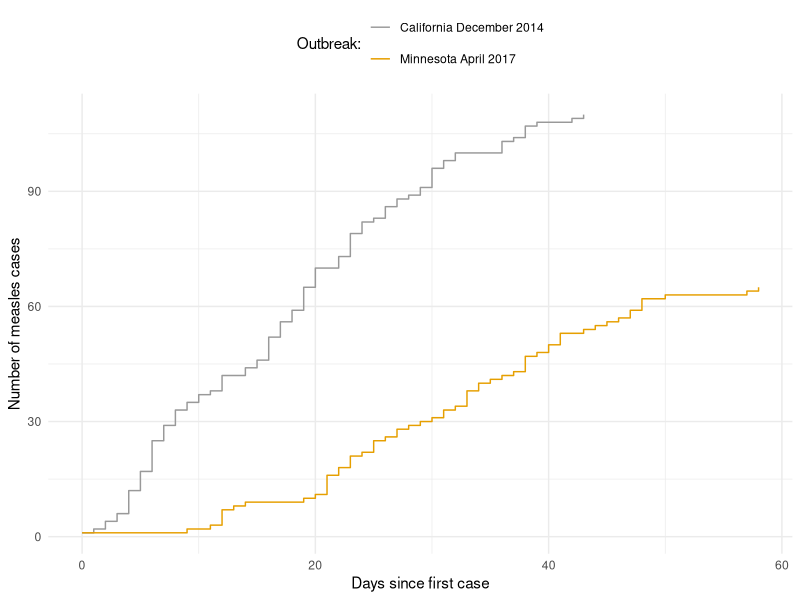
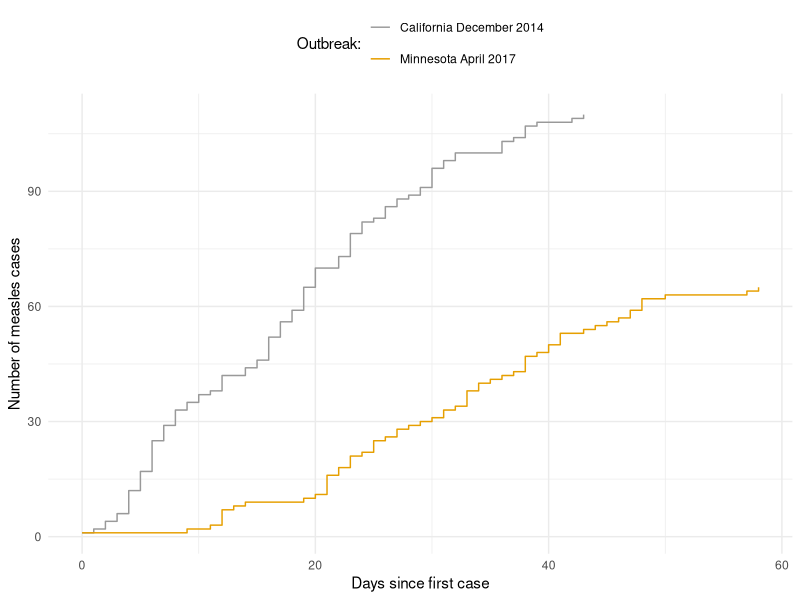

Source code (R) for these figures, in order:
## ---- chunk 1
knitr::opts_chunk$set(echo = TRUE)

library(tidyverse)

## ---- chunk 2

outs <- list()

outs$mn2017 <- 
tribble(~month, ~day, ~onsets,
        3, 30, 1,
        4, 8, 1,
        4, 10, 1,
        4, 11, 4,
        4, 12, 1,
        4, 13, 1,
        4, 18, 1,
        4, 19, 1,
        4, 20, 5,
        4, 21, 2,
        4, 22, 3,
        4, 23, 1,
        4, 24, 3,
        4, 25, 1,
        4, 26, 2,
        4, 27, 1, 
        4, 28, 1,
        4, 29, 1,
        4, 30, 2,
        5, 1, 1,
        5, 2, 4,
        5, 3, 2,
        5, 4, 1,
        5, 5, 1, 
        5, 6, 1,
        5, 7, 4,
        5, 8, 1,
        5, 9, 2,
        5, 10, 3,
        5, 12, 1, 
        5, 13, 1,
        5, 14, 1,
        5, 15, 1,
        5, 16, 2,
        5, 17, 3, 
        5, 19, 1,
        5, 26, 1, 
        5, 27, 1) %>%
  mutate(year = 2017)

outs$ca2014 <- 
  tribble(~month, ~day, ~year, ~onsets,
          12, 27, 2014, 1,
          12, 28, 2014, 1,
          12, 29, 2014, 2,
          12, 30, 2014, 2,
          12, 31, 2014, 6,
          1, 1, 2015, 5,
          1, 2, 2015, 8,
          1, 3, 2015, 4,
          1, 4, 2015, 4,
          1, 5, 2015, 2,
          1, 6, 2015, 2,
          1, 7, 2015, 1,
          1, 8, 2015, 4,
          1, 9, 2015, 0,
          1, 10, 2015, 2,
          1, 11, 2015, 2,
          1, 12, 2015, 6,
          1, 13, 2015, 4,
          1, 14, 2015, 3,
          1, 15, 2015, 6,
          1, 16, 2015, 5,
          1, 17, 2015, 0,
          1, 18, 2015, 3,
          1, 19, 2015, 6,
          1, 20, 2015, 3,
          1, 21, 2015, 1,
          1, 22, 2015, 3,
          1, 23, 2015, 2, 
          1, 24, 2015, 1,
          1, 25, 2015, 2,
          1, 26, 2015, 5,
          1, 27, 2015, 2,
          1, 28, 2015, 2,
          2, 1, 2015, 3,
          2, 2, 2015, 1,
          2, 3, 2015, 3,
          2, 4, 2015, 1,
          2, 7, 2015, 1,
          2, 8, 2015, 1) 

odf <- bind_rows(outs, .id="outbreak")

## ---- chunk 3

linear_model <- function(df){
  data <- df[1:which.max(df$totcases), ]
  stats::lm(totcases ~ obtime, data = data)
}

react_stat <- function(mod){
  coef(mod)["obtime"]
}

max_amp <- function(df){
  max(df$totcases)
}

rdf <- odf %>% 
  group_by(outbreak) %>% 
  mutate(date = lubridate::make_date(year = year, month = month, day = day),
         totcases = cumsum(onsets),
         obtime = (date - min(date)) / lubridate::ddays(1)) %>%
  nest() %>%
  mutate(lmod = purrr::map(data, linear_model)) %>%
  mutate(stat = purrr::map_dbl(lmod, react_stat)) %>%
  mutate(maxamp = purrr::map_dbl(data, max_amp))

rdf

## ---- chunk 4

theme_set(new = theme_minimal())

pmeasles <-
  rdf %>% unnest(data) %>% ggplot(aes(x = obtime, y = totcases, color = outbreak)) +
  geom_step() +
  scale_color_manual(
    values = c("#999999", "#E69F00"),
    breaks = c("ca2014", "mn2017"),
    labels = c("California December 2014", "Minnesota April 2017"),
    name = "Outbreak:"
  ) +
  theme(legend.position = "top") +
  labs(x = "Days since first case", y = "Number of measles cases") +
  guides(color=guide_legend(nrow=2,byrow=TRUE))

pmeasles

ggsave("emergence_measles_analysis.pdf", pmeasles, width = 90, units = "mm")



